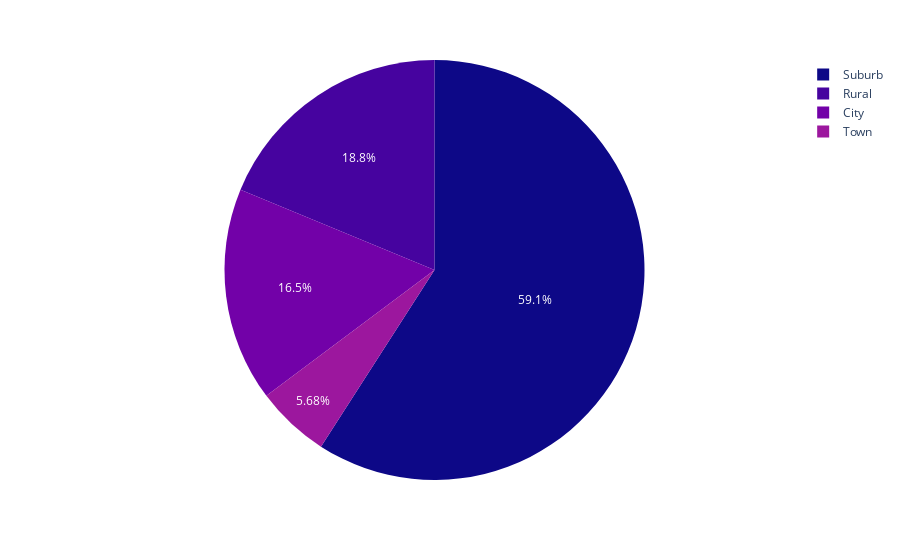

The notebook cell saved with this chart:
### Code cell
import plotly.express as px
fig = px.pie(df, 
             values = "locale",
             names = "index",
            color_discrete_sequence= px.colors.sequential.Plasma)
fig.show()

### Figure 1 — Plotly figure (JSON) as saved in the notebook; plotly's stock layout.template omitted (floating-point values rounded to 4 significant figures)
{"data": [{"domain": {"x": [0, 1], "y": [0, 1]}, "hovertemplate": "index=%{label}<br>locale=%{value}<extra></extra>", "labels": ["Suburb", "Rural", "City", "Town"], "legendgroup": "", "name": "", "showlegend": true, "type": "pie", "values": [104, 33, 29, 10]}], "layout": {"legend": {"tracegroupgap": 0}, "margin": {"t": 60}, "piecolorway": ["#0d0887", "#46039f", "#7201a8", "#9c179e", "#bd3786", "#d8576b", "#ed7953", "#fb9f3a", "#fdca26", "#f0f921"]}}
